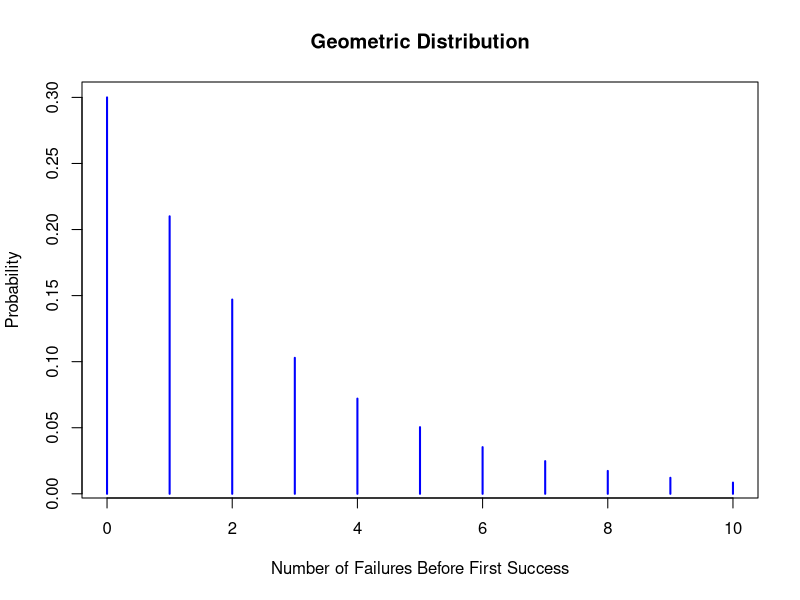

Generate this figure with R:
# 問題 1：幾何分配 (Geometric Distribution)
p_geom <- 0.3
x_geom <- 0:10
geom_probs <- dgeom(x_geom, prob = p_geom)
plot(x_geom, geom_probs, type = "h", lwd = 2, col = "blue", 
     xlab = "Number of Failures Before First Success", 
     ylab = "Probability", main = "Geometric Distribution")
prob_geom_5 <- dgeom(5, prob = p_geom)
cat("P(X = 5):", prob_geom_5, "\n\n")
